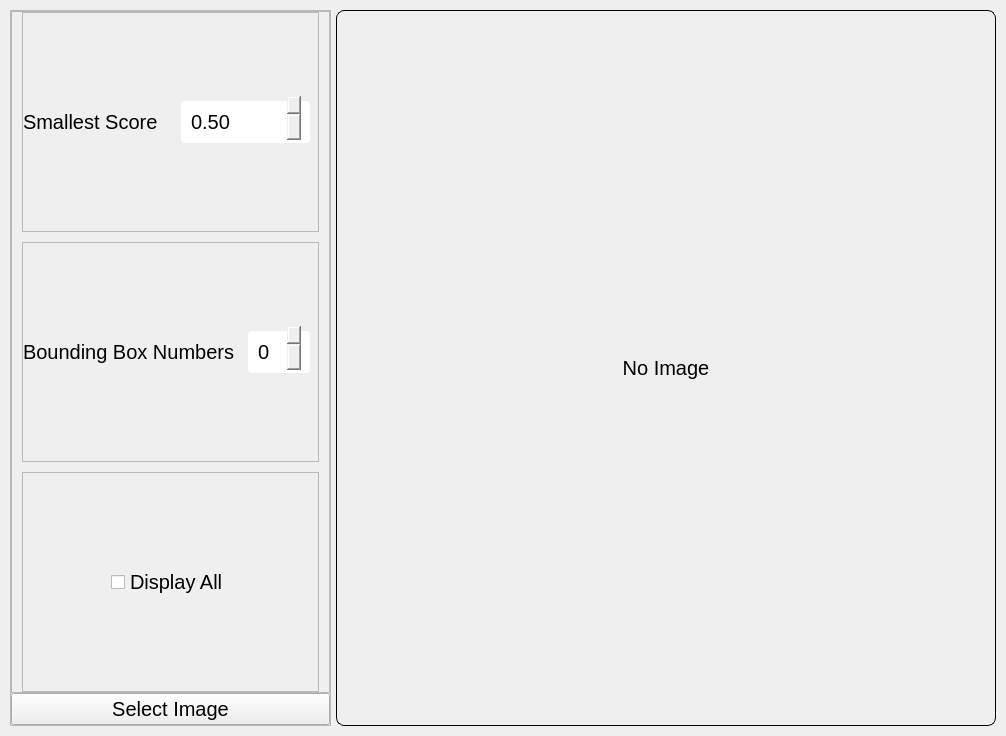
<?xml version="1.0" encoding="UTF-8"?>
<ui version="4.0">
 <class>deep_fish_widnow</class>
 <widget class="QMainWindow" name="deep_fish_widnow">
  <property name="geometry">
   <rect>
    <x>0</x>
    <y>0</y>
    <width>1006</width>
    <height>736</height>
   </rect>
  </property>
  <property name="windowTitle">
   <string>MainWindow</string>
  </property>
  <property name="styleSheet">
   <string notr="true">QLabel{
	font-size: 20px;
}

QCheckBox{
	font-size: 20px;
}

QPushButton{
	font-size: 20px;
}

QDoubleSpinBox{
	font-size: 20px;
	border-radius: 4px;
	padding: 8px;
	margin: 8px;
}

QSpinBox{
	font-size: 20px;
	border-radius: 4px;
	padding: 8px;
	margin: 8px;
}

#image_frame{
	border: 1px solid;
	border-radius: 8px;
}</string>
  </property>
  <widget class="QWidget" name="centralwidget">
   <layout class="QHBoxLayout" name="horizontalLayout">
    <property name="spacing">
     <number>5</number>
    </property>
    <property name="leftMargin">
     <number>10</number>
    </property>
    <property name="topMargin">
     <number>10</number>
    </property>
    <property name="rightMargin">
     <number>10</number>
    </property>
    <property name="bottomMargin">
     <number>10</number>
    </property>
    <item>
     <widget class="QFrame" name="control_frame">
      <property name="maximumSize">
       <size>
        <width>500</width>
        <height>16777215</height>
       </size>
      </property>
      <property name="frameShape">
       <enum>QFrame::StyledPanel</enum>
      </property>
      <property name="frameShadow">
       <enum>QFrame::Raised</enum>
      </property>
      <layout class="QVBoxLayout" name="verticalLayout">
       <property name="spacing">
        <number>0</number>
       </property>
       <property name="leftMargin">
        <number>0</number>
       </property>
       <property name="topMargin">
        <number>0</number>
       </property>
       <property name="rightMargin">
        <number>0</number>
       </property>
       <property name="bottomMargin">
        <number>0</number>
       </property>
       <item>
        <widget class="QFrame" name="control_inner_frame">
         <property name="frameShape">
          <enum>QFrame::StyledPanel</enum>
         </property>
         <property name="frameShadow">
          <enum>QFrame::Raised</enum>
         </property>
         <layout class="QVBoxLayout" name="verticalLayout_2">
          <property name="spacing">
           <number>10</number>
          </property>
          <property name="leftMargin">
           <number>10</number>
          </property>
          <property name="topMargin">
           <number>0</number>
          </property>
          <property name="rightMargin">
           <number>10</number>
          </property>
          <property name="bottomMargin">
           <number>0</number>
          </property>
          <item>
           <widget class="QFrame" name="smallest_score_frame">
            <property name="frameShape">
             <enum>QFrame::StyledPanel</enum>
            </property>
            <property name="frameShadow">
             <enum>QFrame::Raised</enum>
            </property>
            <layout class="QHBoxLayout" name="horizontalLayout_3">
             <property name="spacing">
              <number>5</number>
             </property>
             <property name="leftMargin">
              <number>0</number>
             </property>
             <property name="topMargin">
              <number>0</number>
             </property>
             <property name="rightMargin">
              <number>0</number>
             </property>
             <property name="bottomMargin">
              <number>0</number>
             </property>
             <item alignment="Qt::AlignLeft">
              <widget class="QLabel" name="smallest_score_label">
               <property name="text">
                <string>Smallest Score</string>
               </property>
              </widget>
             </item>
             <item>
              <widget class="QDoubleSpinBox" name="smallest_score_spinbox">
               <property name="cursor">
                <cursorShape>ArrowCursor</cursorShape>
               </property>
               <property name="maximum">
                <double>1.000000000000000</double>
               </property>
               <property name="singleStep">
                <double>0.100000000000000</double>
               </property>
               <property name="value">
                <double>0.500000000000000</double>
               </property>
              </widget>
             </item>
            </layout>
           </widget>
          </item>
          <item>
           <widget class="QFrame" name="bounding_box_number_frame">
            <property name="frameShape">
             <enum>QFrame::StyledPanel</enum>
            </property>
            <property name="frameShadow">
             <enum>QFrame::Raised</enum>
            </property>
            <layout class="QHBoxLayout" name="horizontalLayout_4">
             <property name="spacing">
              <number>5</number>
             </property>
             <property name="leftMargin">
              <number>0</number>
             </property>
             <property name="topMargin">
              <number>0</number>
             </property>
             <property name="rightMargin">
              <number>0</number>
             </property>
             <property name="bottomMargin">
              <number>0</number>
             </property>
             <item alignment="Qt::AlignLeft">
              <widget class="QLabel" name="bounding_box_number_label">
               <property name="text">
                <string>Bounding Box Numbers</string>
               </property>
              </widget>
             </item>
             <item>
              <widget class="QSpinBox" name="bounding_box_number_spinbox">
               <property name="maximum">
                <number>10</number>
               </property>
              </widget>
             </item>
            </layout>
           </widget>
          </item>
          <item>
           <widget class="QFrame" name="display_all_frame">
            <property name="frameShape">
             <enum>QFrame::StyledPanel</enum>
            </property>
            <property name="frameShadow">
             <enum>QFrame::Raised</enum>
            </property>
            <layout class="QHBoxLayout" name="horizontalLayout_5">
             <property name="spacing">
              <number>5</number>
             </property>
             <property name="leftMargin">
              <number>0</number>
             </property>
             <property name="topMargin">
              <number>0</number>
             </property>
             <property name="rightMargin">
              <number>0</number>
             </property>
             <property name="bottomMargin">
              <number>0</number>
             </property>
             <item alignment="Qt::AlignHCenter">
              <widget class="QCheckBox" name="display_all_check_box">
               <property name="text">
                <string>Display All</string>
               </property>
              </widget>
             </item>
            </layout>
           </widget>
          </item>
         </layout>
        </widget>
       </item>
       <item>
        <widget class="QPushButton" name="select_image_button">
         <property name="maximumSize">
          <size>
           <width>16777215</width>
           <height>16777215</height>
          </size>
         </property>
         <property name="cursor">
          <cursorShape>PointingHandCursor</cursorShape>
         </property>
         <property name="text">
          <string>Select Image</string>
         </property>
        </widget>
       </item>
      </layout>
     </widget>
    </item>
    <item>
     <widget class="QFrame" name="image_frame">
      <property name="minimumSize">
       <size>
        <width>0</width>
        <height>0</height>
       </size>
      </property>
      <property name="frameShape">
       <enum>QFrame::StyledPanel</enum>
      </property>
      <property name="frameShadow">
       <enum>QFrame::Raised</enum>
      </property>
      <layout class="QHBoxLayout" name="horizontalLayout_2">
       <property name="spacing">
        <number>5</number>
       </property>
       <property name="leftMargin">
        <number>0</number>
       </property>
       <property name="topMargin">
        <number>0</number>
       </property>
       <property name="rightMargin">
        <number>0</number>
       </property>
       <property name="bottomMargin">
        <number>0</number>
       </property>
       <item>
        <widget class="QLabel" name="image_label">
         <property name="sizePolicy">
          <sizepolicy hsizetype="Expanding" vsizetype="Preferred">
           <horstretch>0</horstretch>
           <verstretch>0</verstretch>
          </sizepolicy>
         </property>
         <property name="minimumSize">
          <size>
           <width>510</width>
           <height>0</height>
          </size>
         </property>
         <property name="text">
          <string>No Image</string>
         </property>
         <property name="alignment">
          <set>Qt::AlignCenter</set>
         </property>
        </widget>
       </item>
      </layout>
     </widget>
    </item>
   </layout>
  </widget>
 </widget>
 <resources/>
 <connections/>
</ui>
